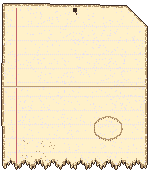
#> input picture Assets/_Project/Art/UI/Opening/Zettel_Liste.png, 150 x 172 px
$ python -i nwui.py   (imports and definitions only)
#> lines starting #> are read from the running program, lines starting #| are printed output that depends on the picture
### Assets/_Project/Art/__STYLEBIBLE/tools/pixel_guard.py
"""Pixel-Law-Waechter: faengt JEDES PIL-Image.save() auf PNGs im Art-Ordner ab.

Einbindung (steht in jedem Generator ganz oben):  import pixel_guard
Regel:
  * Zieldatei steht in style_baseline.txt (bekannte Altlast)  -> darf schreiben, wird nur gezaehlt.
  * Sonst (neue oder bisher konforme Datei)                   -> muss E_-fehlerfrei sein, sonst PixelLawError
    und die Datei wird NICHT geschrieben.
  * Vorschau-/Uebersichtsbilder und Dateien ausserhalb Art/ werden ignoriert.
Notbremse nur fuer Migrationsarbeit: Umgebungsvariable PIXEL_GUARD=warn (Fehler nur melden). Nie dauerhaft setzen.
"""
import atexit
import os
import sys

from PIL import Image

HERE = os.path.dirname(os.path.abspath(__file__))
sys.path.insert(0, HERE)
import style_lib as S  # noqa: E402

ART = os.path.dirname(os.path.dirname(HERE))          # .../Art
BASELINE_FILE = os.path.join(os.path.dirname(HERE), "style_baseline.txt")


class PixelLawError(Exception):
    pass


def load_baseline(path=BASELINE_FILE):
    try:
        return {l.strip() for l in open(path, encoding="utf-8") if l.strip() and not l.startswith("#")}
    except OSError:
        return set()


# [12 lines left out: function rel_art, not called in this run]


_BASE = load_baseline()
_stat = {"ok": 0, "legacy": 0, "fail": 0}
_orig_save = Image.Image.save


# [22 lines left out: function _guarded_save, not called in this run]


if Image.Image.save is not _guarded_save:
    Image.Image.save = _guarded_save


# [4 lines left out: function _summary, not called in this run]

### Assets/_Project/Art/UI/_Quelle_Generator/nwui.py
"""Nightward UI: gemeinsame Palette + Helfer. Nur Farben aus der Style-Bibel."""
import os as _o, sys as _s; _s.path.insert(0, _o.path.normpath(_o.path.join(_o.path.dirname(_o.path.abspath(__file__)), '../../__STYLEBIBLE/tools'))); import pixel_guard  # noqa: E402,F401  (Pixel Law, siehe __STYLEBIBLE/ART_STYLE.md)
from PIL import Image

PAL = {
    "od": "#1a1526", "on": "#2b2140", "sv1": "#3d2e4a", "sv2": "#4f3d5c", "sv3": "#6b5a7a",
    "nb1": "#1f2a3d", "nb2": "#2c3e56", "nb3": "#3f5570", "moon": "#e8e0f0",
    "ed": "#3b2a22", "wd": "#5c4033", "wm": "#7a5a43", "wh": "#9c7a5a", "straw": "#b89a72",
    "fd": "#1e3a2b", "fm": "#2f5a3c", "g": "#4a7a4f", "gh": "#6e9a5e", "leaf": "#9ab87a",
    "s1": "#4a4550", "s2": "#6e6a74", "s3": "#9a95a0",
    "k1": "#5e3d33", "k2": "#8c5f4d", "k3": "#d19a7a",
    "rd": "#7a2e3a", "pink": "#c4636b", "bl": "#3a4a7a", "blh": "#6b7fb8",
    "ly": "#ffd27a", "lo": "#ffa550", "fire": "#e8733a", "candle": "#fff1c9",
    "tal": "#6fd3e6", "talh": "#a8f0ff", "tald": "#2b6b8a",
    "teeth": "#f2ead8", "eye": "#d64a6a", "blood": "#8a1f3d",
}


def rgb(name):
    h = PAL.get(name, name)
    return (int(h[1:3], 16), int(h[3:5], 16), int(h[5:7], 16), 255)


def new(w, h):
    return Image.new("RGBA", (w, h), (0, 0, 0, 0))


def put(im, x, y, name, alpha=255):
    if 0 <= x < im.width and 0 <= y < im.height:
        c = rgb(name)
        im.putpixel((x, y), (c[0], c[1], c[2], alpha))


def rect(im, x0, y0, x1, y1, name, alpha=255):
    for y in range(y0, y1 + 1):
        for x in range(x0, x1 + 1):
            put(im, x, y, name, alpha)


def from_ascii(rows, cmap):
    h, w = len(rows), len(rows[0])
    im = new(w, h)
    for y, row in enumerate(rows):
        assert len(row) == w, f"Zeile {y} hat Laenge {len(row)} statt {w}: {row!r}"
        for x, ch in enumerate(row):
            if ch != ".":
                put(im, x, y, cmap[ch])
    return im


def outline(im, name="od"):
    """1px Aussenkontur (4er-Nachbarschaft) um alle nicht-transparenten Pixel."""
    src = im.copy()
    for y in range(src.height):
        for x in range(src.width):
            if src.getpixel((x, y))[3] > 0:
                continue
            for dx, dy in ((1, 0), (-1, 0), (0, 1), (0, -1)):
                nx, ny = x + dx, y + dy
                if 0 <= nx < src.width and 0 <= ny < src.height and src.getpixel((nx, ny))[3] > 0:
                    put(im, x, y, name)
                    break
    return im


def scaled(im, k):
    return im.resize((im.width * k, im.height * k), Image.NEAREST)


def used_colors(im):
    s = set()
    for y in range(im.height):
        for x in range(im.width):
            p = im.getpixel((x, y))
            if p[3] > 0:
                s.add(p[:3])
    return s


ALLOWED = {rgb(k)[:3] for k in PAL}

>>> from PIL import Image
>>> picture = Image.open('../Opening/Zettel_Liste.png')
#> picture is the input picture: PIL image 150x172 RGBA; mean R, G, B, A 222.1, 208.3, 176.5, 233
>>> result = outline(picture)
#> after the loop in outline, `for y in range(src.height):`:
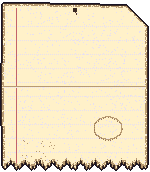
#> im: PIL image 150x172 RGBA; mean R, G, B, A 222.7, 208.9, 177.4, 239.4; transparent parts drawn white
